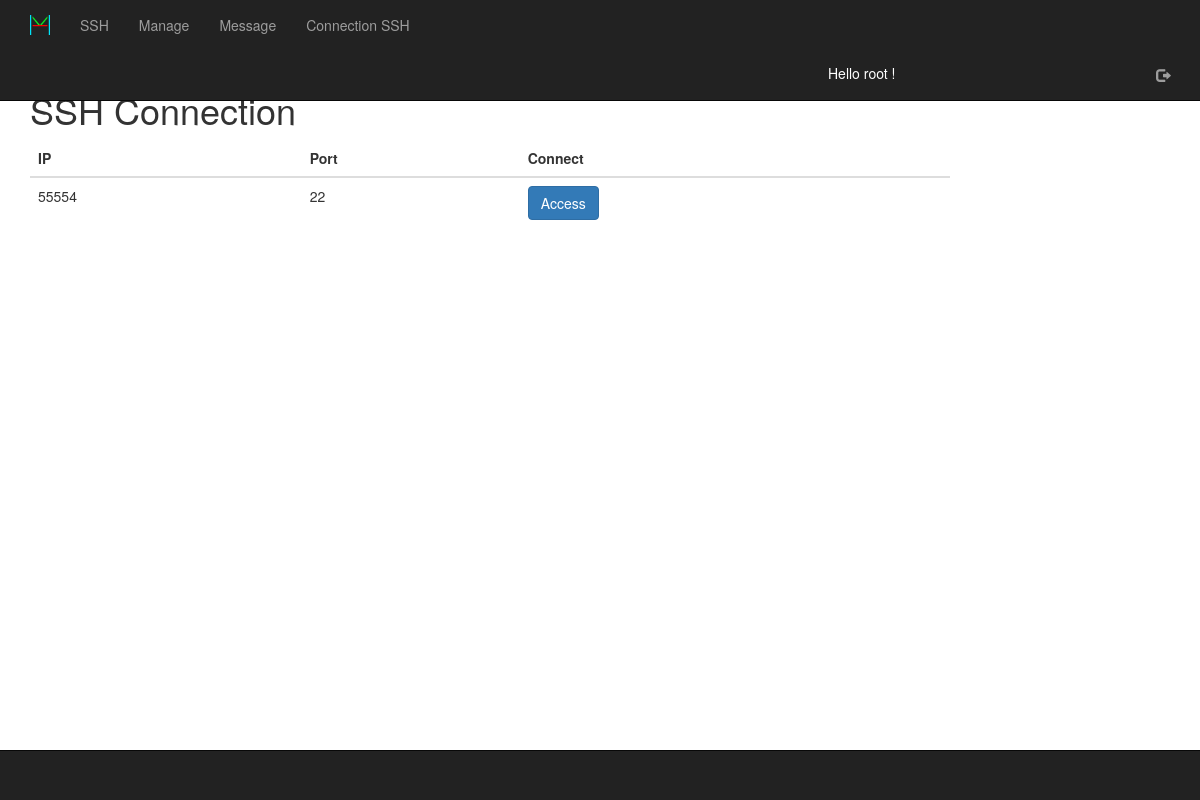
The page /ssh/ (signed in) on the database as committed earlier.
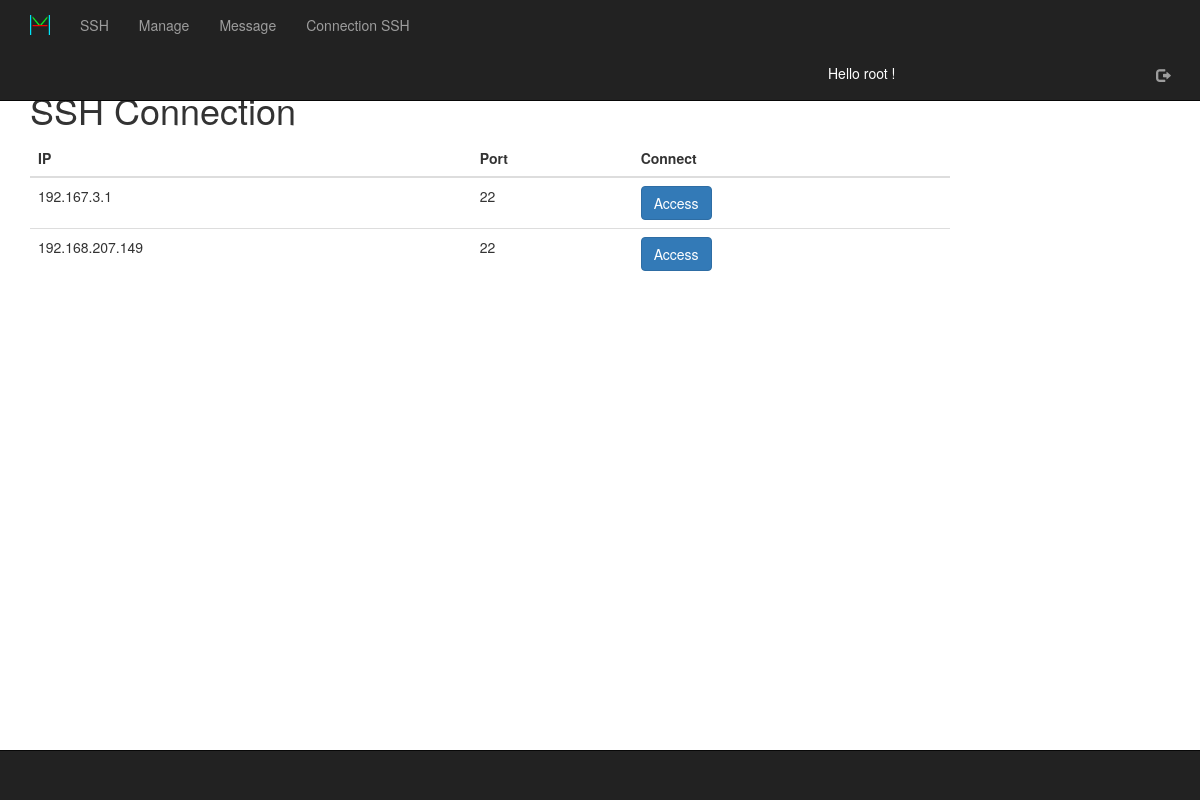
The same page on the database as committed later.
### ssh/models.py (models this page shows, shortened)
class SSH(models.Model):
	ip = models.CharField(max_length=15,null=True)
	port = models.IntegerField(default=22,null=True)
	username = models.CharField(max_length=100,null=True)
	password = models.CharField(max_length=100,null=True)
	pub_date = models.DateTimeField(default=timezone.now)
	area = models.ForeignKey('Location.Area',on_delete=models.CASCADE)

### ssh/views.py (the view)
def index(request):
	if not request.user.is_superuser:
		try:
			obj = get_object_or_404(SSHPermission, user__username=request.user.username)
			context = {'obj':obj,}
		except :
			context = None
		return render(request, 'index.html', context)
	else:
		try:
			obj = get_object_or_404(SSHPermission, user__username=request.user.username)
			context = {'obj':obj}
		except:
			context = None
		return render(request, 'index.html', context)

### templates/index.html (shortened to what this page needs)
{% extends "base.html" %}
{% block title %}SSH Connection{% endblock %}
{% block content %}
{% if obj.sshconnection.count > 0 and obj.permission %}
	<table class="table">
		<thead>
			<tr>
				<th>IP</th>
				<th>Port</th>
				<th>Connect</th>
			</tr>
		</thead>
		<tbody>
		{% for i in obj.sshconnection.all %}
		<tr>
			<td>{{i.ip}}</td>
			<td>{{i.port}}</td>
			<td><a href="{% url 'ssh:detail' i.id %}" class="btn btn-primary">Access</a></td>
		</tr>
		{% endfor %}
		</tbody>
{% else %}
	You do not have any ssh connection!
{% endif %}
</div>
{% endblock %}

Rows that differ between the two databases and show on the page:
changed SSH (number 1 of 2 on the later page): ip "55554" → "192.167.3.1"
added SSH: ip "192.168.207.149", port "22"
